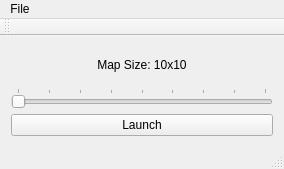
<?xml version="1.0" encoding="UTF-8"?>
<ui version="4.0">
 <class>MainWindow</class>
 <widget class="QMainWindow" name="MainWindow">
  <property name="geometry">
   <rect>
    <x>0</x>
    <y>0</y>
    <width>284</width>
    <height>169</height>
   </rect>
  </property>
  <property name="windowTitle">
   <string>MainWindow</string>
  </property>
  <widget class="QWidget" name="centralWidget">
   <layout class="QGridLayout" name="gridLayout">
    <item row="3" column="0">
     <widget class="QPushButton" name="launchButton">
      <property name="text">
       <string>Launch</string>
      </property>
     </widget>
    </item>
    <item row="0" column="0">
     <widget class="QLabel" name="mapLabel">
      <property name="text">
       <string>Map Size: 10x10</string>
      </property>
      <property name="alignment">
       <set>Qt::AlignCenter</set>
      </property>
     </widget>
    </item>
    <item row="1" column="0">
     <widget class="QSlider" name="mapSlider">
      <property name="minimum">
       <number>10</number>
      </property>
      <property name="maximum">
       <number>50</number>
      </property>
      <property name="singleStep">
       <number>1</number>
      </property>
      <property name="pageStep">
       <number>5</number>
      </property>
      <property name="value">
       <number>10</number>
      </property>
      <property name="sliderPosition">
       <number>10</number>
      </property>
      <property name="orientation">
       <enum>Qt::Horizontal</enum>
      </property>
      <property name="tickPosition">
       <enum>QSlider::TicksAbove</enum>
      </property>
      <property name="tickInterval">
       <number>5</number>
      </property>
     </widget>
    </item>
   </layout>
  </widget>
  <widget class="QMenuBar" name="menuBar">
   <property name="geometry">
    <rect>
     <x>0</x>
     <y>0</y>
     <width>284</width>
     <height>24</height>
    </rect>
   </property>
   <widget class="QMenu" name="menuFile">
    <property name="title">
     <string>File</string>
    </property>
    <addaction name="actionExit"/>
   </widget>
   <addaction name="menuFile"/>
  </widget>
  <widget class="QToolBar" name="mainToolBar">
   <attribute name="toolBarArea">
    <enum>TopToolBarArea</enum>
   </attribute>
   <attribute name="toolBarBreak">
    <bool>false</bool>
   </attribute>
  </widget>
  <widget class="QStatusBar" name="statusBar"/>
  <action name="actionExit">
   <property name="text">
    <string>Exit</string>
   </property>
  </action>
 </widget>
 <layoutdefault spacing="6" margin="11"/>
 <resources/>
 <connections/>
</ui>
